Frame 1 (no input): blank canvas, image omitted
Frame 60 (the mouse pressed at the canvas centre just before this capture): blank canvas, image omitted
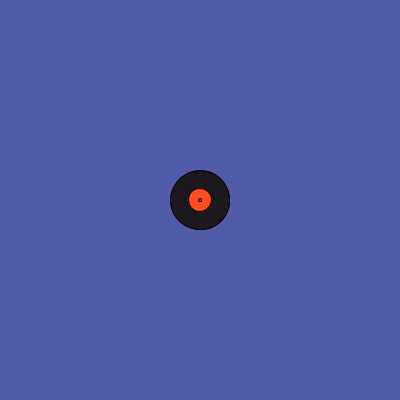
Frame 120 (the mouse held since frame 60 and released just before this capture)

The Processing sketch whose frames 1 and 60 were blank and that drew this single picture after the mouse press (run headless with seeded random() and noise(); from frame 60 on, the mouse is pressed at the canvas centre):

// Processing sketch: processing_42464
// ── processing_42464.pde

int a=0;

void setup() {
  size(400, 400);
  background(80, 91, 170);
  smooth();
}

void draw() {
  fill(29, 24, 31);

  //vinile
  ellipse(mouseX, mouseY, a, a);
  //cartone
  fill(251, 79, 33);
  ellipse(mouseX, mouseY, a/2.5, a/2.5);
  //buco
  fill(251, 79, 33);
  ellipse(mouseX, mouseY, a/15, a/15);

  //con mouse premuto aumenta la corconferenza
  if (mousePressed) {
    a=a+1;
    stroke(0);
  }
  else {
    stroke(255);
  }
}

void mouseReleased() {
  a=0;
}
